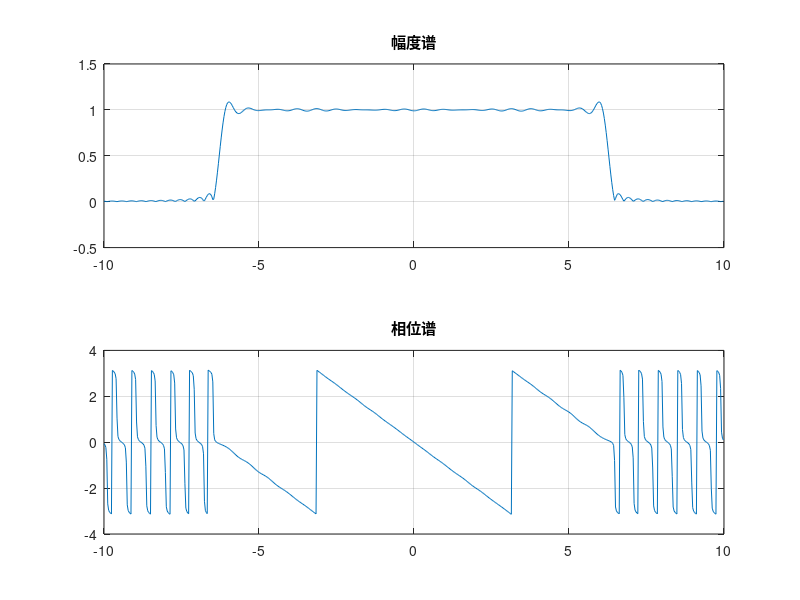

This figure's MATLAB source:
clc

clear all
delta=0.03;
t=-10:delta:10;
w=-10:delta:10;
ft1=sin(2*pi*(t-1))./(pi*(t-1));
Fw=delta*ft1*exp(-j*t'*w);
ang=angle(Fw);
subplot(211);
plot(w, abs(Fw)),axis([-10,10,-0.5,1.5]),title('幅度谱'),grid on
subplot(212);
plot(w, ang),axis([-10,10,-4,4]), title('相位谱'),grid on
